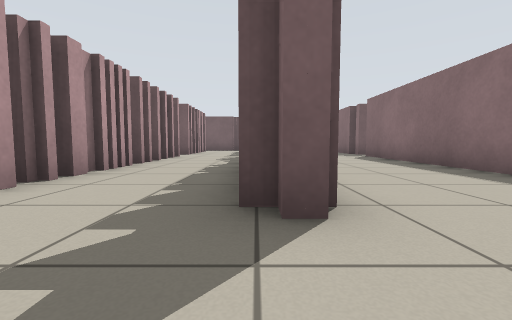
View 1 (above)

20 first-person views from a walk through a world built for the Player/Stage simulator. The camera is 0.5 m above the floor, tilts 4° down and sees 90° across. Floor lines are 1 m apart. The floor is counted in squares, 1 m on a side. Each view is taken from the middle of a square. On the plan, view 1 faces up. The plan holds only what a view shows up to about 9 squares ahead; the rest is blank. The place goes on beyond the plan. Robots are left out.

View 2
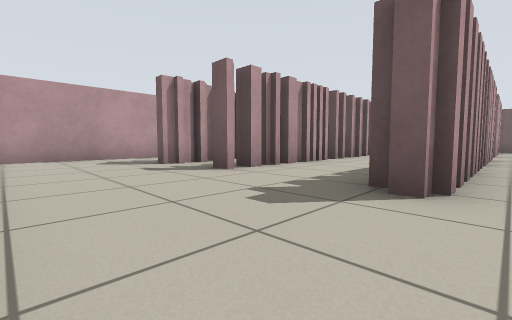

View 3
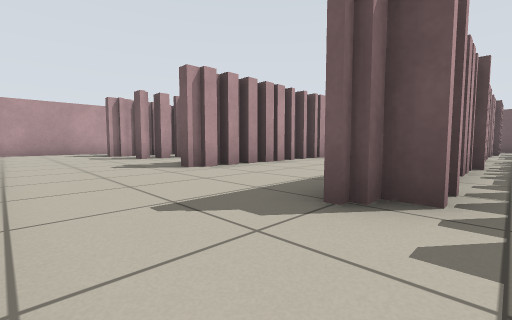

View 4
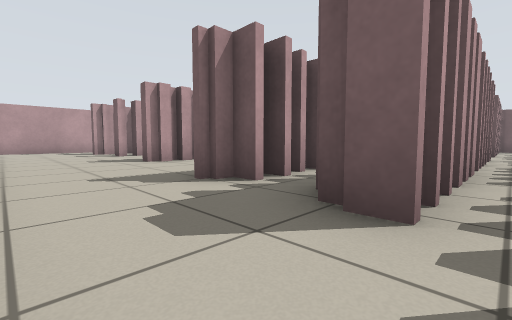

View 5
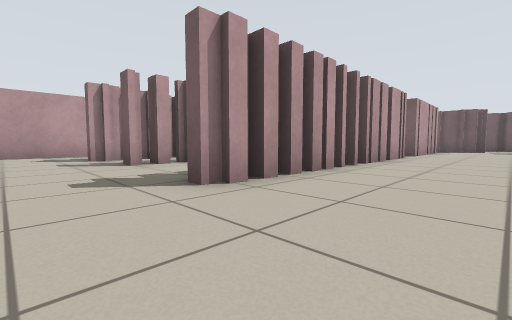

View 6
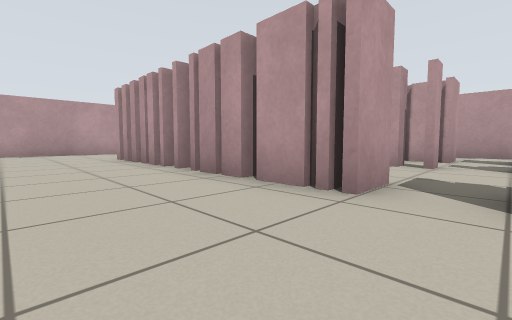

View 7
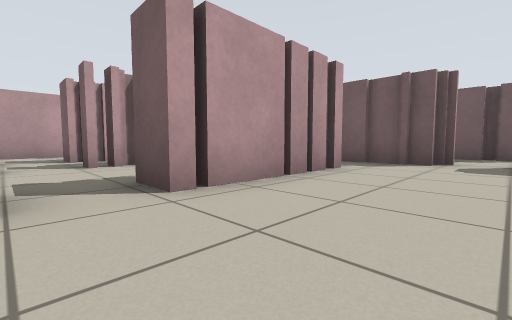

View 8
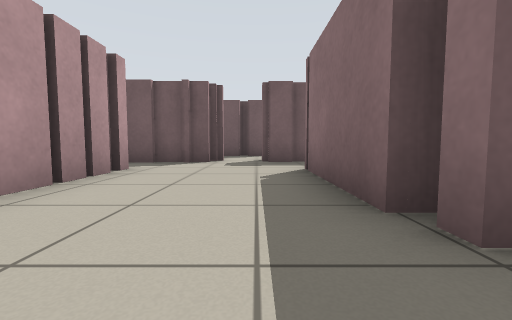

View 9
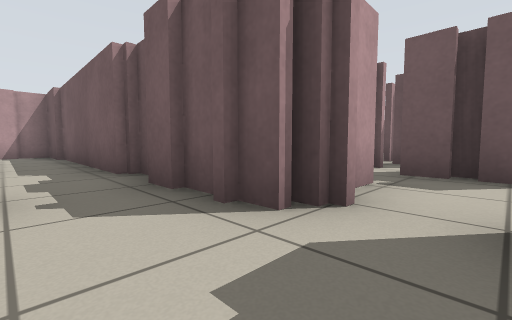

View 10
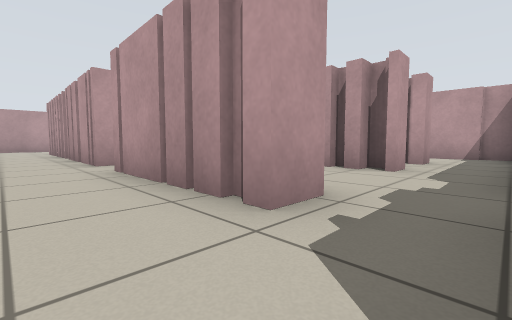

View 11
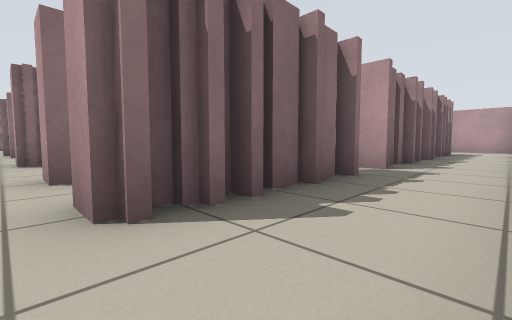

View 12
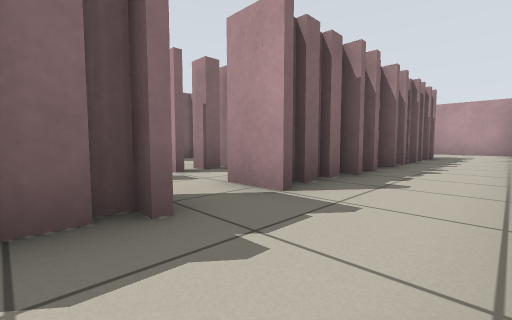

View 13
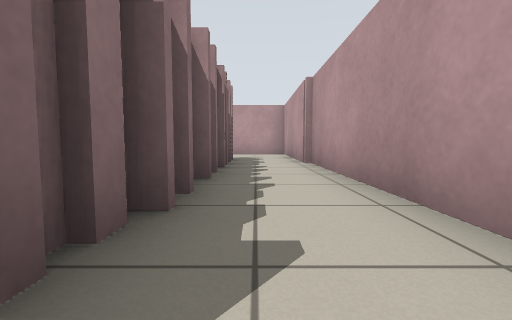

View 14
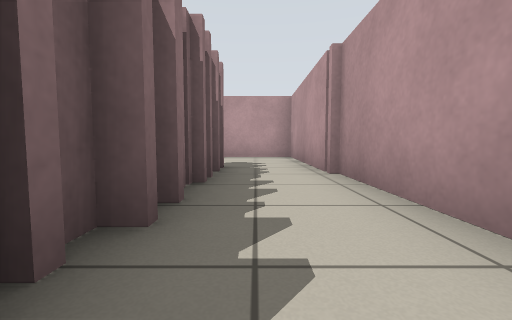

View 15
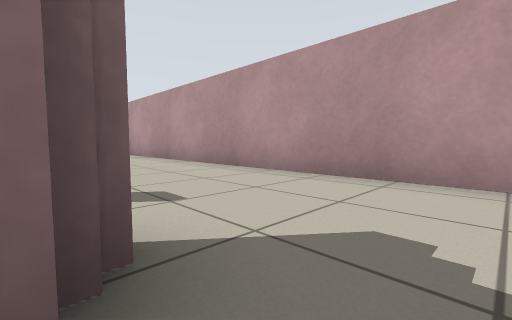

View 16
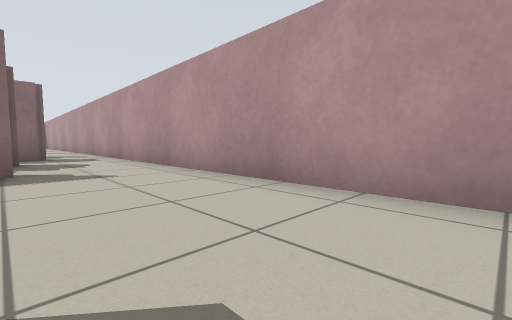

View 17
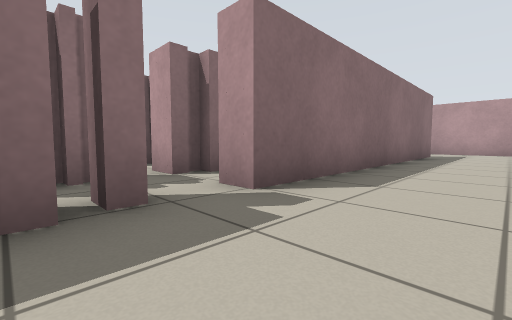

View 18
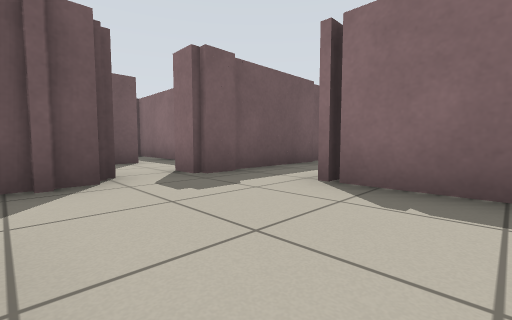

View 19
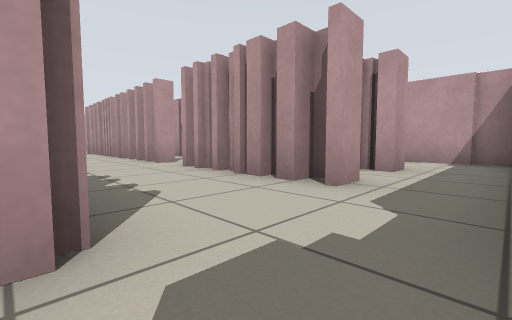

View 20
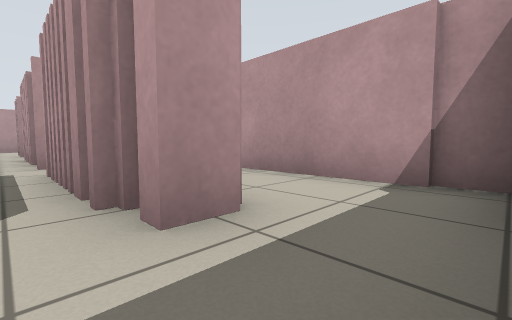

### Floor plan
Key: @ floor where view 1 was taken; # wall or solid block; x gap in a wall; . floor.
Columns run from 8 left of view 1 to 9 right of it. Each row starts with its distance up from view 1.
 21          #  ##
 20          #  .#
 19          ## .#
 18          .##.
 17           x..
 16    ########x####
 15 ####...........
 14 #.............
 13 #..#.#..#...# #
 12 #..#.#..#...# #
 11 #..#.#..#...x.#.
 10 #..x.x..x...x.x.
  9 #..x.x..x...x.#.#
  8 #..#.#..#...#.#.#
  7 #..#.#..#...#.#.
  6 #..#.#..#...#.#.
  5 #..#.#..#...#.#.
  4 #..#.#..#...#.#.
  3 ##.#.#..#...#.#.
  2  #.#.#..#...#.#.
  1  #..........#.#.#
  0  #......@.........
 -1  #................
 -2  #################

Positions as (right, up) in squares from view 1, and headings:
1: (0, 0), facing up
2: (1, -1), facing up-left
3: (5, -1), facing up-left
4: (7, -1), facing up-left
5: (3, 0), facing up-left
6: (3, 10), facing down-left
7: (3, 9), facing up-left
8: (3, 9), facing up
9: (3, 14), facing up-left
10: (2, 15), facing down-left
11: (-7, 14), facing down-right
12: (-7, 11), facing down-right
13: (-6, 9), facing down
14: (-6, 7), facing down
15: (-6, 2), facing down-right
16: (-1, 1), facing down-right
17: (2, 11), facing down-right
18: (1, 12), facing up-right
19: (0, 15), facing down-left
20: (-4, 15), facing down-left
